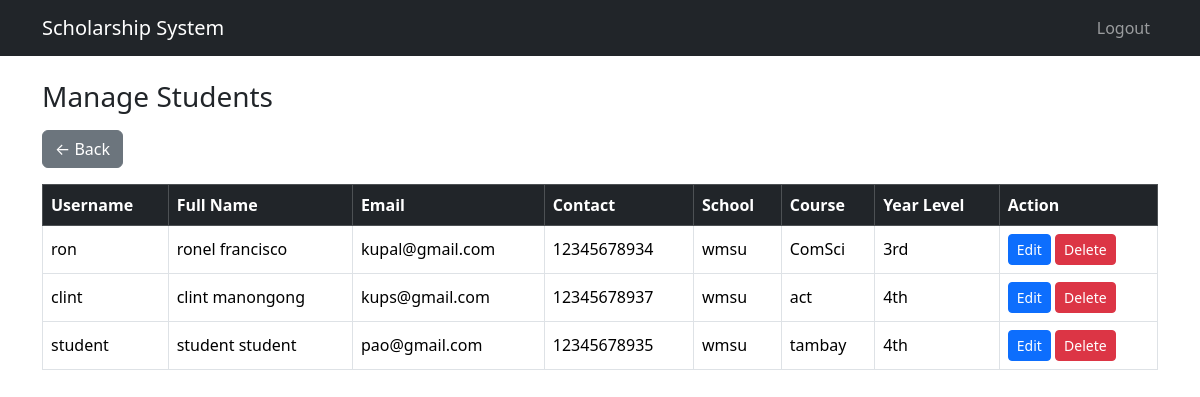
The app's page /admin/students.php (signed in) with its own data.
### tables this page shows
CREATE TABLE `students` (
  `student_id` int(11) NOT NULL,
  `user_id` int(11) DEFAULT NULL,
  `first_name` varchar(50) DEFAULT NULL,
  `last_name` varchar(50) DEFAULT NULL,
  `birthdate` date DEFAULT NULL,
  `gender` enum('Male','Female','Other') DEFAULT NULL,
  `address` text DEFAULT NULL,
  `contact_number` varchar(20) DEFAULT NULL,
  `email` varchar(100) DEFAULT NULL,
  `school_name` varchar(100) DEFAULT NULL,
  `course` varchar(100) DEFAULT NULL,
  `year_level` varchar(20) DEFAULT NULL,
  `gpa` decimal(3,2) DEFAULT NULL,
  `family_income` decimal(10,2) DEFAULT NULL,
  `created_at` datetime DEFAULT current_timestamp()
);

CREATE TABLE `users` (
  `user_id` int(11) NOT NULL,
  `username` varchar(50) NOT NULL,
  `password` varchar(255) NOT NULL,
  `role` enum('admin','student') DEFAULT 'student',
  `created_at` datetime DEFAULT current_timestamp()
);

### admin/students.php (the view, shortened to what this page needs)
<?php
$db = (new Database())->connect();
$students = $db->query("
    SELECT st.student_id, u.username, st.first_name, st.last_name,
           st.email, st.contact_number, st.school_name, st.course, st.year_level
    FROM students st
    JOIN users u ON st.user_id = u.user_id
    ORDER BY st.last_name ASC
")->fetchAll(PDO::FETCH_ASSOC);
include '../includes/header.php';
?>
<div class="container mt-4">
    <h3 class="mb-3">Manage Students</h3>
    <a href="dashboard.php" class="btn btn-secondary mb-3">← Back</a>
    <table class="table table-bordered table-hover align-middle">
        <thead class="table-dark">
            <tr>
                <th>Username</th>
                <th>Full Name</th>
                <th>Email</th>
                <th>Contact</th>
                <th>School</th>
                <th>Course</th>
                <th>Year Level</th>
                <th>Action</th>
            </tr>
        </thead>
        <tbody>
        <?php if ($students): ?>
            <?php foreach($students as $s): ?>
            <tr>
                <td><?= htmlspecialchars($s['username'] ?: 'N/A') ?></td>
                <td><?= htmlspecialchars(trim($s['first_name'].' '.$s['last_name']) ?: 'N/A') ?></td>
                <td><?= htmlspecialchars($s['email'] ?: 'N/A') ?></td>
                <td><?= htmlspecialchars($s['contact_number'] ?: 'N/A') ?></td>
                <td><?= htmlspecialchars($s['school_name'] ?: 'N/A') ?></td>
                <td><?= htmlspecialchars($s['course'] ?: 'N/A') ?></td>
                <td><?= htmlspecialchars($s['year_level'] ?: 'N/A') ?></td>
                <td>
                    <button class="btn btn-primary btn-sm" data-bs-toggle="modal" data-bs-target="#editModal<?= $s['student_id'] ?>">Edit</button>
                    <a href="?delete=<?= $s['student_id'] ?>"
                       class="btn btn-danger btn-sm"
                       onclick="return confirm('Are you sure you want to delete this student?');">Delete</a>
                </td>
            </tr>
            <?php endforeach; ?>
        <?php else: ?>
            <tr>
                <td colspan="8" class="text-center text-muted">No students found.</td>
            </tr>
        <?php endif; ?>
        </tbody>
    </table>
</div>
<?php include '../includes/footer.php'; ?>

### includes/header.php (shortened to what this page needs)
<!DOCTYPE html>
<html>
<head>
    <link href="https://cdn.jsdelivr.net/npm/bootstrap@5.3.2/dist/css/bootstrap.min.css" rel="stylesheet">
</head>
<body>
<nav class="navbar navbar-expand-lg navbar-dark bg-dark">
  <div class="container">
    <a class="navbar-brand" href="#">Scholarship System</a>
    <div class="collapse navbar-collapse">
      <ul class="navbar-nav ms-auto">
        <?php if(isset($_SESSION['role'])): ?>
        <li class="nav-item"><a class="nav-link" href="../logout.php">Logout</a></li>
        <?php endif; ?>
      </ul>
    </div>
  </div>
</nav>

### includes/footer.php (shortened to what this page needs)
</body>
</html>

### records on screen
students: user.username "ron", first_name+last_name "ronel francisco", email "kupal@gmail.com", contact_number "12345678934", school_name "wmsu", course "ComSci", year_level "3rd"
students: user.username "clint", first_name+last_name "clint manongong", email "kups@gmail.com", contact_number "12345678937", school_name "wmsu", course "act", year_level "4th"
students: user.username "student", first_name+last_name "student student", email "pao@gmail.com", contact_number "12345678935", school_name "wmsu", course "tambay", year_level "4th"
